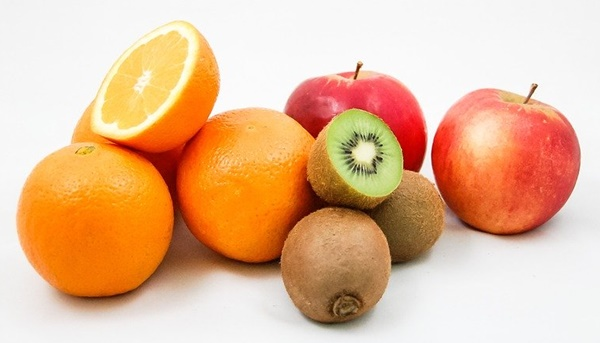
//> input picture Digital_Image_Processing_2021/image/test_1.jpg, 600 x 343 px
$ ./week7_HW2   (built with g++ and OpenCV 4)
//> lines starting //> are read from the running program, lines starting //| are printed output that depends on the picture; after the words box and inside, x2 and y2 are one past the last pixel; in counts of white or black regions, pixels touching at a corner belong together
#include <iostream>
#include <algorithm>
#include <vector>
#include <ctime>
#include "opencv2/core/core.hpp"
#include "opencv2/highgui/highgui.hpp"
#include "opencv2/imgproc/imgproc.hpp"
#include "opencv2/imgcodecs/imgcodecs.hpp"


using namespace cv;
using namespace std;

Mat MyKMeans(Mat src_img, int n_cluster);
void createClustersinfo(Mat imgInput, int n_cluster, vector <Scalar>& clustersCenters, vector <vector<Point>>& ptInClusters);
void findAssociatedCluster(Mat imgInput, int n_cluster, vector <Scalar> clustersCenters, vector <vector<Point>>& ptInClusters);
double adjustClusterCenters(Mat src_img, int n_cluster, vector <Scalar>& clustersCenters, vector <vector<Point>> ptInClusters, double& oldCenter, double newCenter);
Mat applyFinalClusterToImage(Mat src_img, int n_cluster, vector <Scalar> clustersCenters, vector <vector<Point>>ptInClusters);
double computeColorDistance(Scalar pixel, Scalar clusterPixel);


Mat MyKMeans(Mat src_img, int n_cluster) {
	vector <Scalar> clustersCenters;  //군집 중앙값 백터
	vector <vector<Point>> ptinClusters; //군집별 좌표 백터
	double threshold = 0.001;
	double oldCenter = INFINITY;
	double NewCenter = 0;
	double diffChange = oldCenter - NewCenter; //군집 조정의 변화량

	//<초기설정>
	//군집 중앙값을 무작위로 할당 및 군집별 좌표값을 저장할 벡터 할당
	createClustersinfo(src_img, n_cluster, clustersCenters, ptinClusters);

	//<중앙값 조정 및 화소별 군집 판별>
	//반복적인 방법으로 군집 중앙값 조정
	//설정한 입계값 보다 군집 조정의 변화가 작을 때 까지 반복
	while (diffChange > threshold)
	{
		//<초기화>
		NewCenter = 0;
		for (int k = 0; k < n_cluster; k++) { ptinClusters[k].clear(); }

		//<현재의 중앙값을 기준으로 군집 탐색>
		findAssociatedCluster(src_img, n_cluster, clustersCenters, ptinClusters);

		//<군집 중앙값 조절>
		diffChange = adjustClusterCenters(src_img, n_cluster, clustersCenters, ptinClusters, oldCenter, NewCenter);
		cout << "diffChange" << diffChange << endl;
	}

	//<군집 중앙값으로만 이루어진 영상 생성>
	Mat dst_img = applyFinalClusterToImage(src_img, n_cluster, clustersCenters, ptinClusters);

	return dst_img;
}


void createClustersinfo(Mat imgInput, int n_cluster, vector <Scalar>& clustersCenters, vector <vector<Point>>& ptInClusters) {

	RNG random(cv::getTickCount()); //opencv에서 무작위 값을 설정하는 함수

	for (int k = 0; k < n_cluster; k++) { //군집별 계산

		//<무작위 좌표 획득>
		Point centerPoint;
		centerPoint.x = random.uniform(0, imgInput.cols);
		centerPoint.y = random.uniform(0, imgInput.rows);
		Scalar centerPixel = imgInput.at<Vec3b>(centerPoint.y, centerPoint.x);

		//< 무작위 좌표의 화소값으로 군집별 중앙값 설정>
		Scalar centerK(centerPixel.val[0], centerPixel.val[1], centerPixel.val[2]);
		clustersCenters.push_back(centerK);

		vector<Point> ptInClusterK;
		ptInClusters.push_back(ptInClusterK);
	}

}

void findAssociatedCluster(Mat imgInput, int n_cluster, vector <Scalar> clustersCenters, vector <vector<Point>>& ptInClusters) {

	for (int r = 0; r < imgInput.rows; r++) {
		for (int c = 0; c < imgInput.cols; c++) {
			double minDistance = INFINITY;
			int closestClusterIndex = 0;
			Scalar pixel = imgInput.at<Vec3b>(r, c);

			//군집별 계산
			for (int k = 0; k < n_cluster; k++) {
				// <각 군집 중앙값과의 차이를 계산>
				Scalar clusterPixel = clustersCenters[k];
				double distance = computeColorDistance(pixel, clusterPixel);


				//<차이가 가장 적은 군집으로 좌표의 군집을 판별>
				if (distance < minDistance) {
					minDistance = distance;
					closestClusterIndex = k;
				}
			}
			//< 좌표 저장>
			ptInClusters[closestClusterIndex].push_back(Point(c, r));
		}
	}
}

double computeColorDistance(Scalar pixel, Scalar clusterPixel) {
	double diffBlue = pixel.val[0] - clusterPixel.val[0];
	double diffGreen = pixel.val[1] - clusterPixel.val[1];
	double diffRed = pixel.val[2] - clusterPixel.val[2];

	double distance = sqrt(pow(diffBlue, 2) + pow(diffGreen, 2) + pow(diffRed, 2));
	//Euclidian distance

	return distance;
}

double adjustClusterCenters(Mat src_img, int n_cluster, vector <Scalar>& clustersCenters, vector <vector<Point>> ptInClusters, double& oldCenter, double newCenter) {

	double diffChange;

	//군집별 계산
	for (int k = 0; k < n_cluster; k++) {
		vector<Point> ptInCluster = ptInClusters[k];
		double newBlue = 0;
		double newGreen = 0;
		double newRed = 0;

		//< 평균값 계산 >
		for (int i = 0; i < ptInCluster.size(); i++) {
			Scalar pixel = src_img.at<Vec3b>(ptInCluster[i].y, ptInCluster[i].x);
			newBlue += pixel.val[0];
			newGreen += pixel.val[1];
			newRed += pixel.val[2];
		}
		newBlue /= ptInCluster.size();
		newGreen /= ptInCluster.size();
		newRed /= ptInCluster.size();

		// < 계산한 평균값으로 군집 중앙값 대체>
		Scalar newPixel(newBlue, newGreen, newRed);
		newCenter += computeColorDistance(newPixel, clustersCenters[k]);

		// 모든 군집에 대한 평균값 계산
		clustersCenters[k] = newPixel;
	}

	newCenter /= n_cluster;
	diffChange = abs(oldCenter - newCenter);
	//모든 군집에 대한 평균값 변화량 계산

	oldCenter = newCenter;
	return diffChange;
}


Mat applyFinalClusterToImage(Mat src_img, int n_cluster, vector <Scalar> clustersCenters, vector <vector<Point>> ptInClusters) {

	Mat dst_img(src_img.size(), src_img.type());
	//랜덤 색을 위한 time을 이용한 seed 생성
	srand((unsigned int)time(NULL));

	for (int k = 0; k < n_cluster; k++) {
		vector<Point> ptInCluster = ptInClusters[k]; //군집별 좌표들
		//랜덤색 지정
		Scalar randomColor(rand() % 255, rand() % 255, rand() % 255);

		//각 군집의 pixel 수와 색 확인
		cout << randomColor << endl;
		cout << ptInCluster.size() << endl;

		//각 군집 좌표 위치에 해당 군집 랜덤 색으로 pixel값 변경
		for (int i = 0; i < ptInCluster.size(); i++) {
			dst_img.at<Vec3b>(ptInCluster[i])[0] = randomColor.val[0];
			dst_img.at<Vec3b>(ptInCluster[i])[1] = randomColor.val[1];
			dst_img.at<Vec3b>(ptInCluster[i])[2] = randomColor.val[2];
		}
	}

	return dst_img;
}

int main() {

	//이미지 가져오기
	Mat src_img = imread("./image/test_1.jpg", 1);
//> src_img is the input picture: 343 rows x 600 cols, CV_8UC3; mean B, G, R 150.5, 185.4, 229.7
	if (!src_img.data) printf("No image data \n");

	//군집 수 지정 및 군집화
	int  n_cluster = 7;
	Mat result_img = MyKMeans(src_img, n_cluster);
//> the loop in createClustersinfo, `for (int k = 0; k < n_cluster; k++)` made 7 passes
//> centerK on passes 1 to 7: Scalar(250, 250, 250), Scalar(249, 249, 249), Scalar(33, 120, 208), Scalar(244, 244, 244), Scalar(247, 247, 247), Scalar(247, 245, 244), Scalar(246, 244, 244)
//> in MyKMeans, `createClustersinfo(src_img, n_cluster, clustersCenters, ptinClusters);`: clustersCenters = 7 Scalars: [250, 250, 250, 0], [249, 249, 249, 0], [33, 120, 208, 0], [244, 244, 244, 0], [247, 247, 247, 0], [247, 245, 244, 0], [246, 244, 244, 0]; ptinClusters = 7 empty contours
//> the loop in MyKMeans, `while (diffChange > threshold)` made 77 passes
//> (diffChange in adjustClusterCenters, diffChange, oldCenter) on passes 2 to 13: (0.147, 0.147, 7.02), (0.821, 0.821, 7.84), (0.743, 0.743, 7.1), (2.28, 2.28, 4.82), (1.18, 1.18, 3.64), (0.884, 0.884, 2.75), (0.125, 0.125, 2.63), (0.0268, 0.0268, 2.66), (0.136, 0.136, 2.79), (0.281, 0.281, 3.07), (0.252, 0.252, 3.32), (0.113, 0.113, 3.44)
//> (diffChange, oldCenter) on pass 1: (inf, 7.17)
//| diffChangeinf
//| diffChange0.146943
//| diffChange0.821476
//| diffChange0.743275
//| diffChange2.28139
//| diffChange1.17975
//| diffChange0.883765
//| diffChange0.124501
//> (output is shown up to pass 8 of 77)
//> after the loop in MyKMeans, `while (diffChange > threshold)`: ptinClusters = 7 contours, 1 with area under 20; largest, box (x1, y1, x2, y2) and area: (60, 74, 577, 296) 19208, (22, 56, 516, 294) 12211, (68, 64, 552, 326) 7578, (48, 63, 580, 329) 5355, (16, 20, 581, 335) 1866, (17, 31, 580, 312) 1673; clustersCenters = 7 Scalars: [243.9, 244.7, 245.2, 0], [183.6, 210.2, 225.7, 0], [18.69, 48.07, 120.9, 0], [10.14, 129.8, 248.3, 0], [75.77, 123.8, 172.9, 0], [105.8, 182.8, 239.3, 0], [48.86, 74.61, 227.5, 0]
//> the loop in applyFinalClusterToImage, `for (int k = 0; k < n_cluster; k++)` made 7 passes
//| [190, 57, 30, 0]
//| 96255
//| [253, 220, 29, 0]
//| 13354
//| [72, 141, 117, 0]
//| 12590
//| [115, 126, 99, 0]
//| 27835
//| [63, 231, 178, 0]
//| 13967
//> (the first 10 of 14 printed lines)
//> after the loop in applyFinalClusterToImage, `for (int k = 0; k < n_cluster; k++)`:
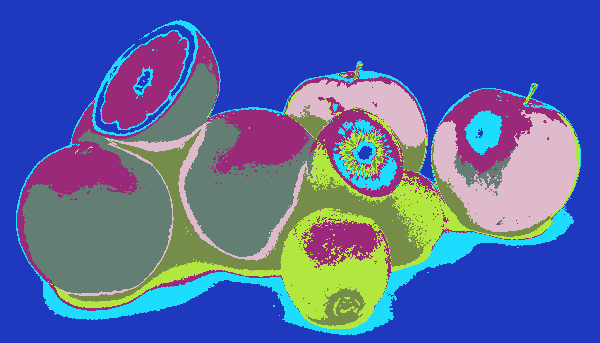
//> dst_img: 343 rows x 600 cols, CV_8UC3; mean B, G, R 160.8, 102.3, 85.5

	//결과 출력
	imshow("test_window_input", src_img);
	imshow("test_window", result_img);
	waitKey(0);
}

$ run again, with Digital_Image_Processing_2021/image/gear.jpg copied over Digital_Image_Processing_2021/image/test_1.jpg
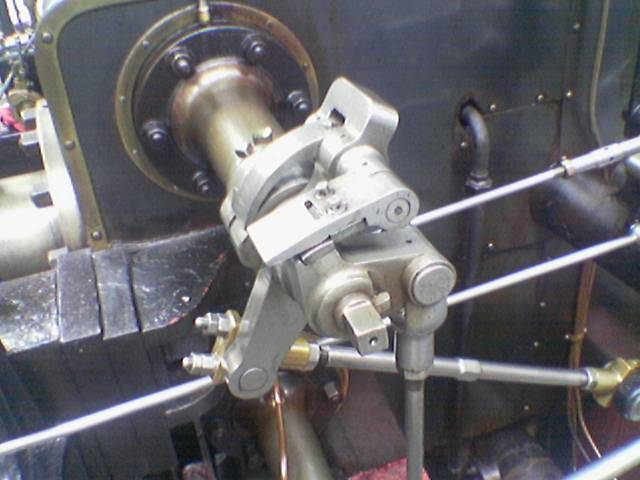
//> input picture Digital_Image_Processing_2021/image/gear.jpg, 640 x 480 px
//> src_img is the input picture: 480 rows x 640 cols, CV_8UC3; mean B, G, R 108.9, 104.8, 106.3
//> the loop in createClustersinfo, `for (int k = 0; k < n_cluster; k++)` made 7 passes
//> centerK on passes 1 to 7: Scalar(74, 64, 57), Scalar(204, 206, 206), Scalar(53, 43, 43), Scalar(69, 64, 65), Scalar(255, 241, 233), Scalar(66, 57, 60), Scalar(94, 108, 107)
//> in MyKMeans, `createClustersinfo(src_img, n_cluster, clustersCenters, ptinClusters);`: clustersCenters = 7 Scalars: [74, 64, 57, 0], [204, 206, 206, 0], [53, 43, 43, 0], [69, 64, 65, 0], [255, 241, 233, 0], [66, 57, 60, 0], [94, 108, 107, 0]; ptinClusters = 7 empty contours
//> the loop in MyKMeans, `while (diffChange > threshold)` made 14 passes
//> (diffChange in adjustClusterCenters, diffChange, oldCenter) on passes 2 to 9: (8.43, 8.43, 7.05), (2.69, 2.69, 4.36), (1.64, 1.64, 2.72), (1.13, 1.13, 1.59), (0.496, 0.496, 1.09), (0.153, 0.153, 0.936), (0.0068, 0.0068, 0.93), (0.0147, 0.0147, 0.944)
//> (printed output is left out)
//> the loop in applyFinalClusterToImage, `for (int k = 0; k < n_cluster; k++)` made 7 passes
//| [190, 57, 30, 0]
//| 71600
//| [253, 220, 29, 0]
//| 27900
//| [72, 141, 117, 0]
//| 33175
//> (the first 6 of 10 printed lines)
//> (output is shown up to pass 5 of 7)
//> after the loop in applyFinalClusterToImage, `for (int k = 0; k < n_cluster; k++)`:
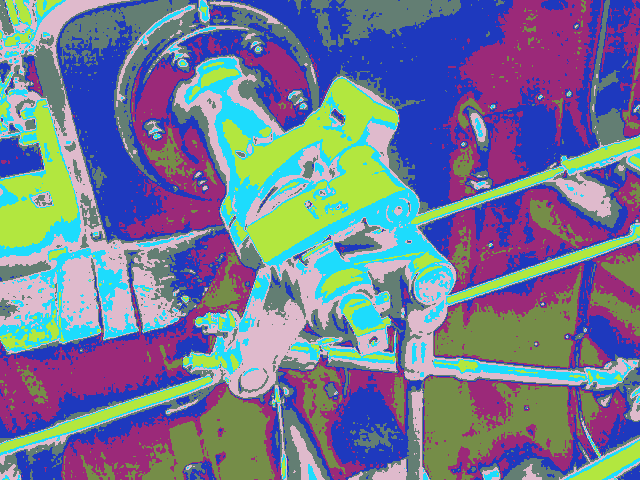
//> dst_img: 480 rows x 640 cols, CV_8UC3; mean B, G, R 148.7, 120.6, 114
